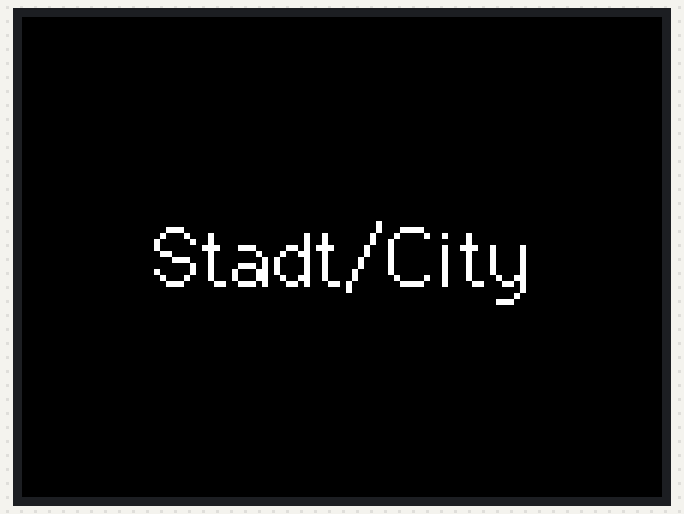
Recording of a sketch running on a simulated ESP32. On the bench: 320×240 colour display. WiFi joins after 1.5 s; servers stay silent unless stated; what the sketch prints to the serial monitor is not drawn.

Above: at 6.7 s.

The sketch:

SingleStamp.ino
```cpp
#include <WiFi.h>
#include <M5Stack.h>

const char* ssid     = "WIN-GCII0CKRUO7 0159";
const char* password = "Q5-9k195";

const char* host = "132.199.132.227";

void setup()
{
    delay(5000);
    Serial.begin(115200);
    delay(10);
    M5.begin(true, true, true);

    // We start by connecting to a WiFi network

    Serial.println();
    Serial.println();
    Serial.print("Connecting to ");
    Serial.println(ssid);

    WiFi.begin(ssid, password);

    while (WiFi.status() != WL_CONNECTED) {
        delay(500);
        Serial.print(".");
    }

    Serial.println("");
    Serial.println("WiFi connected");
    Serial.println("IP address: ");
    Serial.println(WiFi.localIP());


    M5.Lcd.setBrightness(255);
    M5.Lcd.setTextWrap(true, true);
    M5.Lcd.setTextSize(3);
    M5.Lcd.setTextDatum(MC_DATUM);
    M5.Lcd.drawString("Stadt/City", 160, 120, 2);
}

String mode[6] = {"CITY", "FOOD", "PET", "SCREENSHOT", "VACATION", "ENTER"};
int current_mode = 0;
bool mode_changed = true;

void loop()
{
        M5.BtnA.read();
        M5.BtnC.read();

        //Serial.println(M5.BtnA.read());
        if (M5.BtnA.wasReleased()){
            if(current_mode == 0){
                current_mode = 5;
                mode_changed = true;
            }
            else{
                current_mode-=1;
                mode_changed = true;
            }
        }
        if (M5.BtnC.wasReleased()){
            if(current_mode == 5){
                current_mode = 0;
                mode_changed = true;
            }
            else{
                current_mode+=1;
                mode_changed = true;
            }
        }


    // Use WiFiClient class to create TCP connections
    WiFiClient client;
    const int httpPort = 3030;
    if (!client.connect(host, httpPort)) {
        Serial.println("connection failed");
        return;
    }

    if (mode_changed == true){
      switch(current_mode){
          case 0: M5.Lcd.clear(); M5.Lcd.drawString("Stadt/City", 160, 120, 2); break;
          case 1: M5.Lcd.clear(); M5.Lcd.drawString("Essen/Food", 160, 120, 2); break;
          case 2: M5.Lcd.clear(); M5.Lcd.drawString("Haustier/Pet", 160, 120, 2); break;
          case 3: M5.Lcd.clear(); M5.Lcd.drawString("Screenshot", 160, 120, 2); break;
          case 4: M5.Lcd.clear(); M5.Lcd.drawString("Urlaub/Vacation", 160, 120, 2); break;
          case 5: M5.Lcd.clear(); M5.Lcd.drawString("Ordner oeffnen", 160, 120, 2); break;
          default: break;
        }
          // We now create a URI for the request
    String url = "/log/";
    url += mode[current_mode];

    // This will send the request to the server
    client.print(String("GET ") + url + " HTTP/1.1\r\n" +
                 "Host: " + host + "\r\n" +
                 "Connection: close\r\n\r\n");
    mode_changed = false;
    client.stop();
    }
}
```
